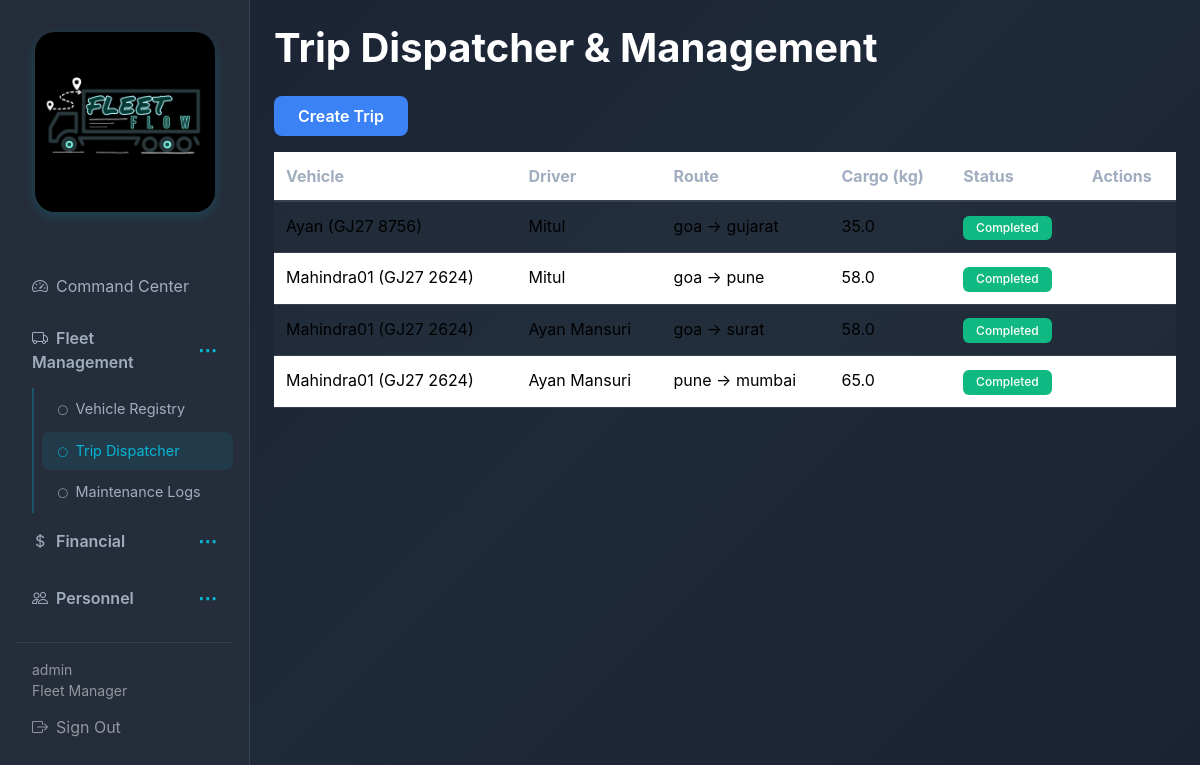
The app's page /trips/ (signed in) with its own data.
### fleet/models.py (models this page shows, shortened)
class User(AbstractUser):
    class Role(models.TextChoices):
        FLEET_MANAGER = 'FLEET_MANAGER', 'Fleet Manager'
        DISPATCHER = 'DISPATCHER', 'Dispatcher'
        SAFETY_OFFICER = 'SAFETY_OFFICER', 'Safety Officer'
        FINANCIAL_ANALYST = 'FINANCIAL_ANALYST', 'Financial Analyst'
    role = models.CharField(max_length=32, choices=Role.choices, default=Role.FLEET_MANAGER)

class Trip(models.Model):
    class Status(models.TextChoices):
        DRAFT = 'DRAFT', 'Draft'
        DISPATCHED = 'DISPATCHED', 'Dispatched'
        COMPLETED = 'COMPLETED', 'Completed'
        CANCELLED = 'CANCELLED', 'Cancelled'
    vehicle = models.ForeignKey(Vehicle, on_delete=models.PROTECT, related_name='trips')
    driver = models.ForeignKey(Driver, on_delete=models.PROTECT, related_name='trips')
    cargo_weight = models.FloatField(validators=[MinValueValidator(0)])
    origin = models.CharField(max_length=255)
    destination = models.CharField(max_length=255)
    status = models.CharField(max_length=32, choices=Status.choices, default=Status.DRAFT)
    start_odometer = models.FloatField(null=True, blank=True)
    end_odometer = models.FloatField(null=True, blank=True)
    start_date = models.DateTimeField(null=True, blank=True)
    end_date = models.DateTimeField(null=True, blank=True)
    created_at = models.DateTimeField(auto_now_add=True)
    updated_at = models.DateTimeField(auto_now=True)
    class Meta:
        ordering = ['-created_at']

class Vehicle(models.Model):
    class Type(models.TextChoices):
        TRUCK = 'TRUCK', 'Truck'
        VAN = 'VAN', 'Van'
        BIKE = 'BIKE', 'Bike'
    class Status(models.TextChoices):
        AVAILABLE = 'AVAILABLE', 'Available'
        ON_TRIP = 'ON_TRIP', 'On Trip'
        IN_SHOP = 'IN_SHOP', 'In Shop'
        OUT_OF_SERVICE = 'OUT_OF_SERVICE', 'Out of Service'
    name = models.CharField(max_length=255)
    model_name = models.CharField(max_length=255)
    license_plate = models.CharField(max_length=32, unique=True)
    vehicle_type = models.CharField(max_length=16, choices=Type.choices)
    max_load_capacity = models.FloatField(validators=[MinValueValidator(0)])
    odometer = models.FloatField(default=0, validators=[MinValueValidator(0)])
    status = models.CharField(max_length=32, choices=Status.choices, default=Status.AVAILABLE)
    is_out_of_service = models.BooleanField(default=False)
    created_at = models.DateTimeField(auto_now_add=True)
    updated_at = models.DateTimeField(auto_now=True)
    class Meta:
        ordering = ['-created_at']

class Driver(models.Model):
    class Status(models.TextChoices):
        ON_DUTY = 'ON_DUTY', 'On Duty'
        OFF_DUTY = 'OFF_DUTY', 'Off Duty'
        SUSPENDED = 'SUSPENDED', 'Suspended'
    name = models.CharField(max_length=255)
    email = models.EmailField(unique=True)
    phone = models.CharField(max_length=32)
    license_number = models.CharField(max_length=64, unique=True)
    license_category = models.CharField(max_length=32)
    license_expiry = models.DateField()
    status = models.CharField(max_length=16, choices=Status.choices, default=Status.OFF_DUTY)
    safety_score = models.FloatField(default=100)
    trip_completion_rate = models.FloatField(default=0)
    created_at = models.DateTimeField(auto_now_add=True)
    updated_at = models.DateTimeField(auto_now=True)
    class Meta:
        ordering = ['-created_at']

### fleet/views.py (the view)
# urls.py: path('trips/', views.trip_list, name='trip_list'),
@login_required
def trip_list(request):
    trips = Trip.objects.select_related('vehicle', 'driver').all()
    status = request.GET.get('status')
    if status:
        trips = trips.filter(status=status)
    return render(request, 'fleet/trip_list.html', {'trips': trips})

### templates/fleet/trip_list.html (shortened to what this page needs)
{% extends 'base.html' %}
{% block content %}
<h1 class="mb-4">Trip Dispatcher & Management</h1>
<div class="mb-3"><a href="{% url 'fleet:trip_create' %}" class="btn btn-primary">Create Trip</a></div>
<div class="table-responsive">
  <table class="table table-striped">
    <thead><tr><th>Vehicle</th><th>Driver</th><th>Route</th><th>Cargo (kg)</th><th>Status</th><th>Actions</th></tr></thead>
    <tbody>
      {% for t in trips %}
      <tr>
        <td>{{ t.vehicle.name }} ({{ t.vehicle.license_plate }})</td>
        <td>{{ t.driver.name }}</td>
        <td>{{ t.origin }} → {{ t.destination }}</td>
        <td>{{ t.cargo_weight }}</td>
        <td><span class="badge bg-{% if t.status == 'DRAFT' %}secondary{% elif t.status == 'DISPATCHED' %}primary{% elif t.status == 'COMPLETED' %}success{% else %}dark{% endif %}">{{ t.get_status_display }}</span></td>
        <td>
        </td>
      </tr>
      {% empty %}
      <tr><td colspan="6" class="text-center text-muted">No trips found.</td></tr>
      {% endfor %}
    </tbody>
  </table>
</div>
{% endblock %}

### templates/base.html (shortened to what this page needs)
{% load static %}
<!DOCTYPE html>
<html lang="en">
<head>
  <link href="https://cdn.jsdelivr.net/npm/bootstrap@5.3.2/dist/css/bootstrap.min.css" rel="stylesheet">
  <link rel="stylesheet" href="https://cdn.jsdelivr.net/npm/bootstrap-icons@1.11.1/font/bootstrap-icons.css">
  <link rel="stylesheet" href="{% static 'css/style.css' %}">
</head>
<body>
  <div class="{% if user.is_authenticated %}d-flex{% endif %}">
    {% if user.is_authenticated %}
    <nav class="sidebar col-md-2 col-lg-2 d-md-block p-3" id="sidebar">
      <div class="logo-container d-none d-md-block">
        <img src="{% static 'images/fleetflow-logo.png' %}" alt="FleetFlow Logo">
      </div>
      <ul class="nav flex-column">
        <li class="nav-item">
          <a class="nav-link {% if request.resolver_match.url_name == 'dashboard' %}active{% endif %}" href="{% url 'fleet:dashboard' %}">
            <i class="bi bi-speedometer2 me-2"></i>Command Center
          </a>
        </li>
        <li class="nav-item">
          <div class="nav-section-header {% if 'vehicle' in request.resolver_match.url_name or 'trip' in request.resolver_match.url_name or 'maintenance' in request.resolver_match.url_name %}not collapsed{% else %}collapsed{% endif %}" data-toggle="collapse" data-target="#fleetSection">
            <span class="nav-link d-flex justify-content-between align-items-center" style="cursor: pointer;">
              <span><i class="bi bi-truck me-2"></i>Fleet Management</span>
              <span class="dots-toggle">⋯</span>
            </span>
          </div>
          <div class="collapse {% if 'vehicle' in request.resolver_match.url_name or 'trip' in request.resolver_match.url_name or 'maintenance' in request.resolver_match.url_name %}show{% endif %}" id="fleetSection">
            <ul class="nav flex-column ms-3">
              <li class="nav-item"><a class="nav-link {% if 'vehicle' in request.resolver_match.url_name %}active{% endif %}" href="{% url 'fleet:vehicle_list' %}"><i class="bi bi-circle me-2" style="font-size: 0.6rem;"></i>Vehicle Registry</a></li>
              <li class="nav-item"><a class="nav-link {% if 'trip' in request.resolver_match.url_name and 'dispatch' not in request.resolver_match.url_name and 'complete' not in request.resolver_match.url_name and 'cancel' not in request.resolver_match.url_name %}active{% endif %}" href="{% url 'fleet:trip_list' %}"><i class="bi bi-circle me-2" style="font-size: 0.6rem;"></i>Trip Dispatcher</a></li>
              <li class="nav-item"><a class="nav-link " href="{% url 'fleet:maintenance_list' %}"><i class="bi bi-circle me-2" style="font-size: 0.6rem;"></i>Maintenance Logs</a></li>
            </ul>
          </div>
        </li>
        <li class="nav-item">
          <div class="nav-section-header {% if 'expense' in request.resolver_match.url_name or 'reports' in request.resolver_match.url_name %}not collapsed{% else %}collapsed{% endif %}" data-toggle="collapse" data-target="#financialSection">
            <span class="nav-link d-flex justify-content-between align-items-center" style="cursor: pointer;">
              <span><i class="bi bi-currency-dollar me-2"></i>Financial</span>
              <span class="dots-toggle">⋯</span>
            </span>
          </div>
        </li>
        <li class="nav-item">
          <div class="nav-section-header {% if 'driver' in request.resolver_match.url_name %}not collapsed{% else %}collapsed{% endif %}" data-toggle="collapse" data-target="#personnelSection">
            <span class="nav-link d-flex justify-content-between align-items-center" style="cursor: pointer;">
              <span><i class="bi bi-people me-2"></i>Personnel</span>
              <span class="dots-toggle">⋯</span>
            </span>
          </div>
        </li>
      </ul>
      <hr class="border-secondary">
      <div class="text-white-50 small px-3">{{ user.get_full_name|default:user.username }}</div>
      <div class="text-white-50 small px-3">{{ user.get_role_display }}</div>
      <a class="nav-link text-white-50" href="{% url 'fleet:logout' %}"><i class="bi bi-box-arrow-right me-2"></i>Sign Out</a>
    </nav>
    {% endif %}
    <main class="{% if user.is_authenticated %}main-content flex-grow-1 p-4{% else %}container py-5{% endif %}">
      {% block content %}{% endblock %}
    </main>
  </div>
</body>
</html>

### static/css/style.css (style rules this page uses)
:root { --bg-primary: #1a2332; --bg-secondary: #252d3a; --bg-input: #2d3748; --text-primary: #ffffff; --text-secondary: #a0aec0; --accent-blue: #3b82f6; --accent-cyan: #06b6d4; --border-color: #374151; }
* { transition: background-color 0.2s ease, color 0.2s ease, border-color 0.2s ease; }
body { background: linear-gradient(135deg, #1a2332 0%, #1e2939 50%, #1a2332 100%); color: var(--text-primary); min-height: 100vh; animation: fadeIn 0.5s ease-in; font-family: -apple-system, BlinkMacSystemFont, 'Segoe UI', Roboto, sans-serif; }
.sidebar { min-height: 100vh; background: var(--bg-secondary); border-right: 1px solid var(--border-color); position: fixed; left: 0; top: 0; height: 100vh; transform: translateX(-100%); transition: transform 0.3s ease-in-out; z-index: 1040; overflow-y: auto; width: 250px; }
.sidebar .nav-link { color: var(--text-secondary); border-radius: 8px; margin: 2px 0; transition: all 0.2s; padding: 0.75rem 1rem; display: block; text-decoration: none; }
.sidebar .nav-link:hover, .sidebar .nav-link.active { color: var(--accent-cyan); background: rgba(6, 182, 212, 0.1); }
.nav-section-header .nav-link { font-weight: 600; }
.dots-toggle { font-size: 1.2rem; color: var(--accent-cyan); font-weight: bold; transition: transform 0.3s ease; user-select: none; }
.nav-section-header.collapsed .dots-toggle { transform: rotate(0deg); }
.nav ul.nav { border-left: 2px solid rgba(6, 182, 212, 0.3); padding-left: 0.5rem; margin-left: 0.5rem; }
.nav ul.nav .nav-link { padding: 0.5rem 1rem; font-size: 0.9rem; }
.main-content { background: transparent; min-height: 100vh; width: 100%; }
.logo-container { text-align: center; padding: 1rem 0; margin-bottom: 2rem; }
.logo-container img { max-width: 180px; height: auto; border-radius: 20px; box-shadow: 0 4px 12px rgba(6, 182, 212, 0.2); transition: transform 0.3s ease, box-shadow 0.3s ease; }
.btn { padding: 0.5rem 1.5rem; border-radius: 8px; border: none; font-weight: 600; cursor: pointer; transition: all 0.3s ease; text-decoration: none; display: inline-block; }
.btn-primary { background: var(--accent-blue); color: white; }
.table { color: var(--text-primary); width: 100%; border-collapse: collapse; }
.table-striped > tbody > tr:nth-of-type(odd) > td { background-color: rgba(255, 255, 255, 0.03); }
.table thead th { border-bottom: 2px solid var(--border-color); color: var(--text-secondary); padding: 0.75rem; text-align: left; }
.table td, .table th { border-color: var(--border-color); padding: 0.75rem; border-bottom: 1px solid var(--border-color); }
.table-responsive { overflow-x: auto; }
.badge { padding: 0.4rem 0.8rem; border-radius: 6px; font-weight: 500; display: inline-block; }
.bg-success { background: #10b981 !important; color: white; }
h1, h2, h3, h4, h5, h6 { color: var(--text-primary); font-weight: 700; }
.nav-link { animation: slideInRight 0.4s ease-out; animation-fill-mode: both; }
.nav-link:nth-child(1) { animation-delay: 0.1s; }
.nav-link:nth-child(7) { animation-delay: 0.4s; }
@media (min-width: 768px) { .sidebar { position: relative; transform: translateX(0); } }
@media (min-width: 768px) { .main-content { margin-left: 0; } }
.d-flex { display: flex; }
.justify-content-between { justify-content: space-between; }
.align-items-center { align-items: center; }
.mb-3 { margin-bottom: 1rem; }
.mb-4 { margin-bottom: 1.5rem; }
.p-3 { padding: 1rem; }
.p-4 { padding: 1.5rem; }

### records on screen
User: get_full_name "admin", role "Fleet Manager"
Trip: vehicle.name "Ayan", vehicle.license_plate "GJ27 8756", driver.name "Mitul", origin "goa", destination "gujarat", cargo_weight "35.0", status "Completed"
Trip: vehicle.name "Mahindra01", vehicle.license_plate "GJ27 2624", driver.name "Mitul", origin "goa", destination "pune", cargo_weight "58.0", status "Completed"
Trip: vehicle.name "Mahindra01", vehicle.license_plate "GJ27 2624", driver.name "Ayan Mansuri", origin "goa", destination "surat", cargo_weight "58.0", status "Completed"
Trip: vehicle.name "Mahindra01", vehicle.license_plate "GJ27 2624", driver.name "Ayan Mansuri", origin "pune", destination "mumbai", cargo_weight "65.0", status "Completed"
